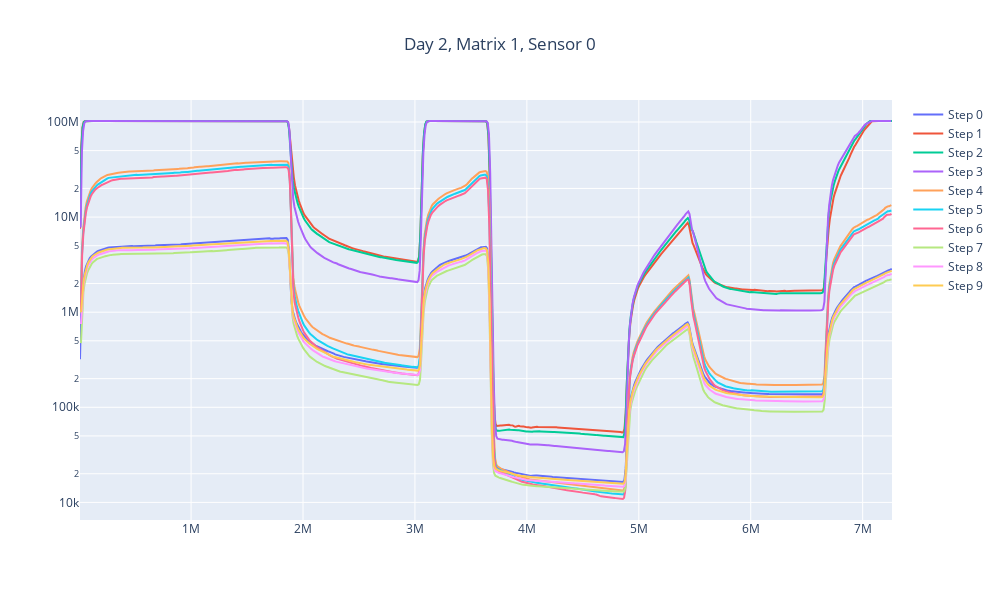

The notebook cell this image was saved under:
### Code cell
plot_filtered_data(sensor_data, 2, 1, 0)

### Figure 1 — Plotly figure (JSON) as saved in the notebook; plotly's stock layout.template omitted (floating-point values rounded to 4 significant figures; data arrays with more than 128 entries replaced by an {"elided": "..."} marker saying what was removed)
{"data": [{"mode": "lines", "name": "Step 0", "type": "scatter", "x": {"elided": "669 int values"}, "y": {"elided": "669 float values"}}, {"mode": "lines", "name": "Step 1", "type": "scatter", "x": {"elided": "669 int values"}, "y": {"elided": "669 float values"}}, {"mode": "lines", "name": "Step 2", "type": "scatter", "x": {"elided": "669 int values"}, "y": {"elided": "669 float values"}}, {"mode": "lines", "name": "Step 3", "type": "scatter", "x": {"elided": "668 int values"}, "y": {"elided": "668 float values"}}, {"mode": "lines", "name": "Step 4", "type": "scatter", "x": {"elided": "668 int values"}, "y": {"elided": "668 float values"}}, {"mode": "lines", "name": "Step 5", "type": "scatter", "x": {"elided": "668 int values"}, "y": {"elided": "668 float values"}}, {"mode": "lines", "name": "Step 6", "type": "scatter", "x": {"elided": "668 int values"}, "y": {"elided": "668 float values"}}, {"mode": "lines", "name": "Step 7", "type": "scatter", "x": {"elided": "668 int values"}, "y": {"elided": "668 float values"}}, {"mode": "lines", "name": "Step 8", "type": "scatter", "x": {"elided": "668 int values"}, "y": {"elided": "668 float values"}}, {"mode": "lines", "name": "Step 9", "type": "scatter", "x": {"elided": "668 int values"}, "y": {"elided": "668 float values"}}], "layout": {"height": 600, "title": {"text": "Day 2, Matrix 1, Sensor 0", "x": 0.5}, "width": 1000, "yaxis": {"type": "log"}}}
